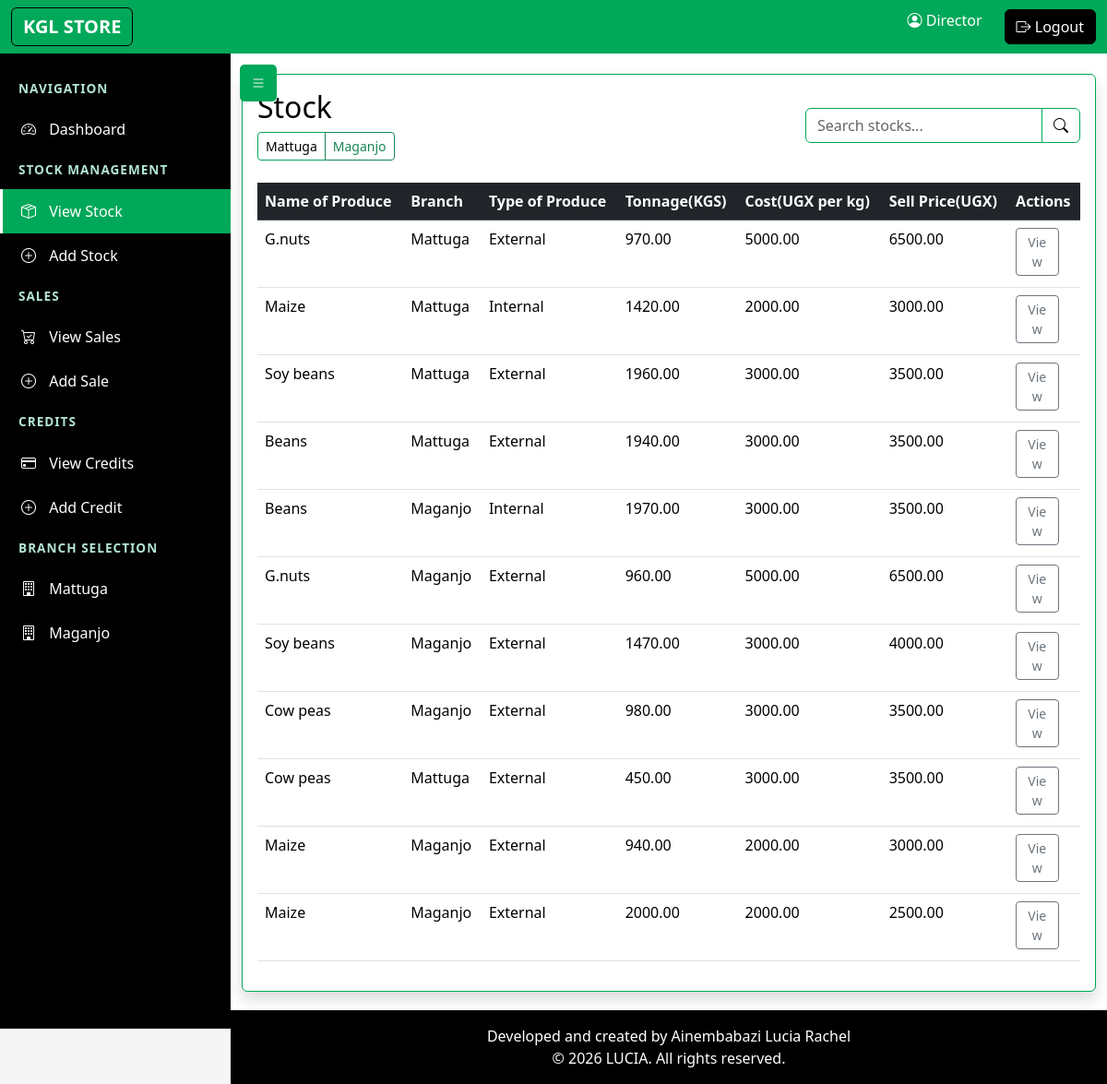
Before: /stock/ (signed in) with the older database file.
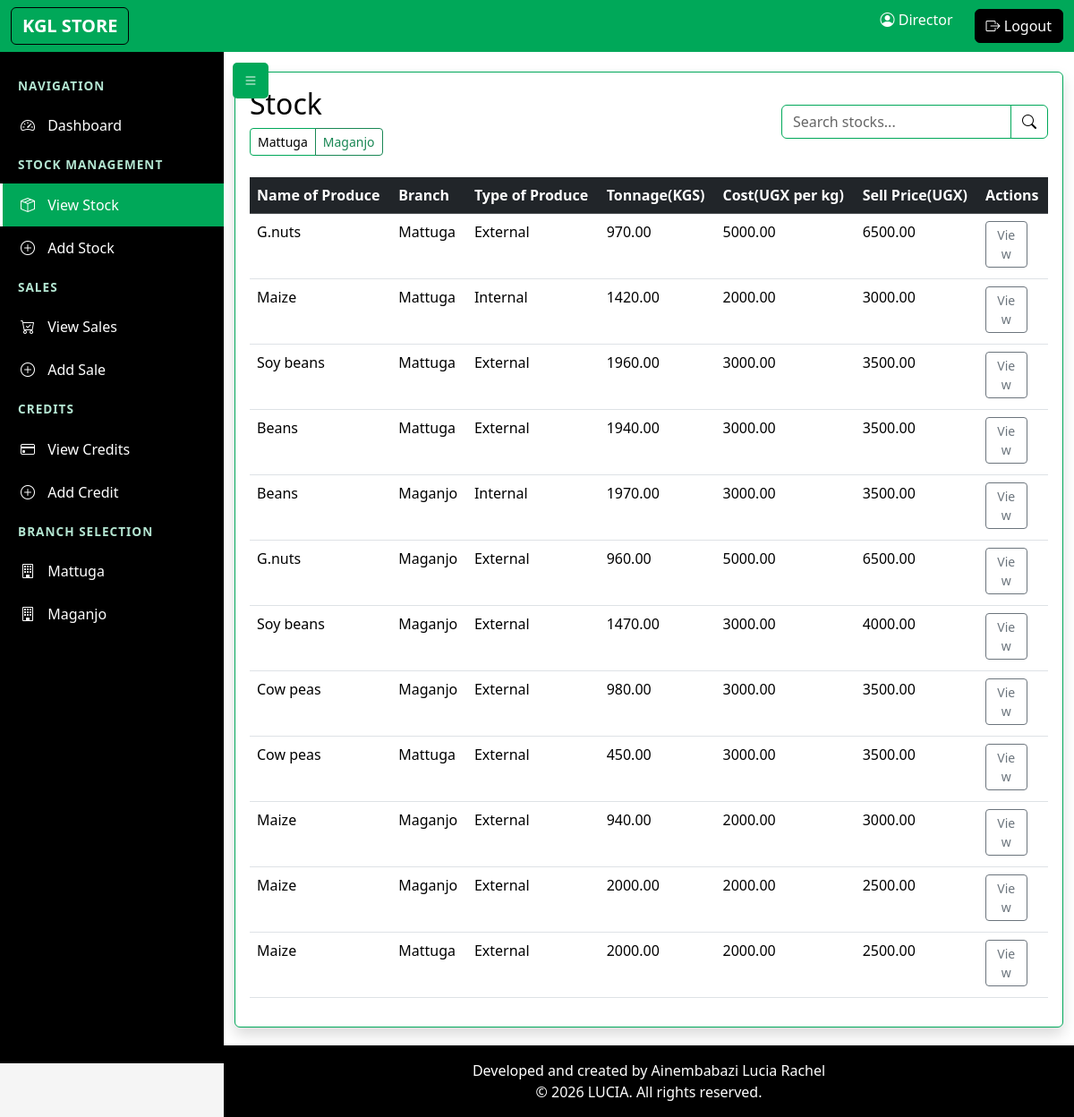
After: the same page with the newer database file.
### kglapp/models.py (models this page shows, shortened)
class Stock(models.Model):
    name_of_produce = models.CharField(max_length=100, null=False, blank=False)
    branch = models.CharField(max_length=100, null=False, blank=False, default='Mattuga', choices=[
        ('Mattuga', 'Mattuga'),
        ('Maganjo', 'Maganjo'),
    ])
    type_of_produce = models.CharField(max_length=50, null=False, blank=False)
    date_of_arrival = models.DateField(auto_now_add=True,null=False, blank=False)
    time_of_arrival = models.TimeField(auto_now_add=True,null=False, blank=False)
    tonnage = models.DecimalField(max_digits=10, decimal_places=2, null= False, blank=False)
    name_of_dealer = models.CharField(max_length=100, null=False, blank=False)
    cost = models.DecimalField(max_digits=12, decimal_places=2, null=False, blank=False)
    contact = models.CharField(max_length=20, null=False, blank=False)
    sell_price = models.DecimalField(max_digits=12, decimal_places=2, null=False, blank=False)
    @classmethod
    def search(cls, query=None, branch=None):
        queryset = cls.objects.all()
        if branch:
            queryset = queryset.filter(branch=branch)
        if query:
            queryset = queryset.filter(
                models.Q(name_of_produce__icontains=query) |
                models.Q(type_of_produce__icontains=query) |
                models.Q(name_of_dealer__icontains=query)
            )
        return queryset

### kglapp/views.py (the view)
# urls.py: path('stock/', views.all_stock, name='all_stock'),
@login_required
@has_role(['manager', 'director'])
def all_stock(request):
    branch = request.GET.get('branch')
    search_query = request.GET.get('q', '')
    if request.user.role == 'manager':
        stocks = Stock.search(query=search_query, branch=request.user.branch)
        branch = request.user.branch
    elif request.user.role == 'director':
        if branch in ['Mattuga', 'Maganjo']:
            stocks = Stock.search(query=search_query, branch=branch)
        else:
            stocks = Stock.search(query=search_query)
    return render(request, 'all_stock.html', {
        'stocks': stocks,
        'current_branch': branch,
        'search_query': search_query
    })

### kglapp/views.py (called while the page is built)
def has_role(roles):
    def check_role(user):
        if not user.is_authenticated:
            return False
        if user.is_superuser:
            return True
        if isinstance(roles, str):
            return user.role == roles
        return user.role in roles
    return user_passes_test(check_role)

### kglapp/templates/all_stock.html (shortened to what this page needs)
{% extends 'base.html' %}
{% block content %}
<div class="card shadow">
    <div class="card-body">
        <div class="d-flex justify-content-between align-items-center mb-4">
            <div>
                <h2 class="card-title mb-0">Stock {% if current_branch %}- {{ current_branch }} Branch{% endif %}</h2>
                {% if user.role == 'director' %}
                    {% if current_branch %}
                    <a href="{% url 'all_stock' %}" class="btn btn-sm btn-outline-secondary mt-2">View All Branches</a>
                    {% else %}
                    <div class="btn-group mt-2">
                        <a href="{% url 'all_stock' %}?branch=Mattuga" class="btn btn-sm btn-outline-primary">Mattuga</a>
                        <a href="{% url 'all_stock' %}?branch=Maganjo" class="btn btn-sm btn-outline-success">Maganjo</a>
                    </div>
                    {% endif %}
                {% endif %}
            </div>
            <div class="d-flex align-items-center gap-3">
                <form class="d-flex" method="get">
                    <div class="input-group">
                        <input type="text" name="q" class="form-control" placeholder="Search stocks..." value="{{ search_query }}" aria-label="Search">
                        <button class="btn btn-outline-primary" type="submit">
                            <i class="bi bi-search"></i>
                        </button>
                    </div>
                </form>
            </div>
        </div>
        <div class="table-responsive">
            <table class="table table-hover">
                <thead class="table-dark">
                    <tr>
                        <th>Name of Produce</th>
                        {% if user.role == 'director' %}<th>Branch</th>{% endif %}
                        <th>Type of Produce</th>
                        <th>Tonnage(KGS)</th>
                        <th>Cost(UGX per kg)</th>
                        <th>Sell Price(UGX)</th>
                        <th>Actions</th>
                    </tr>
                </thead>
                <tbody>
                    {% for item in stocks %}
                    <tr>
                        <td>{{ item.name_of_produce }}</td>
                        {% if user.role == 'director' %}<td>{{ item.branch }}</td>{% endif %}
                        <td>{{ item.type_of_produce }}</td>
                        <td>{{ item.tonnage }}</td>
                        <td>{{ item.cost }}</td>
                        <td>{{ item.sell_price }}</td>
                        <td>
                            <a href="{% url 'view_stock' item.id %}" class="btn btn-sm btn-outline-secondary w-75 mb-1">View</a>
                        </td>
                    </tr>
                    {% empty %}
                    <tr>
                        <td colspan="{% if user.role == 'director' %}7{% else %}6{% endif %}" class="text-center">No stock items available</td>
                    </tr>
                    {% endfor %}
                </tbody>
            </table>
        </div>
    </div>
</div>
{% endblock %}

Changed rows visible on the page:
added Stock: name_of_produce "Maize", branch "Mattuga", type_of_produce "External", tonnage "2000.00", cost "2000.00", sell_price "2500.00"
